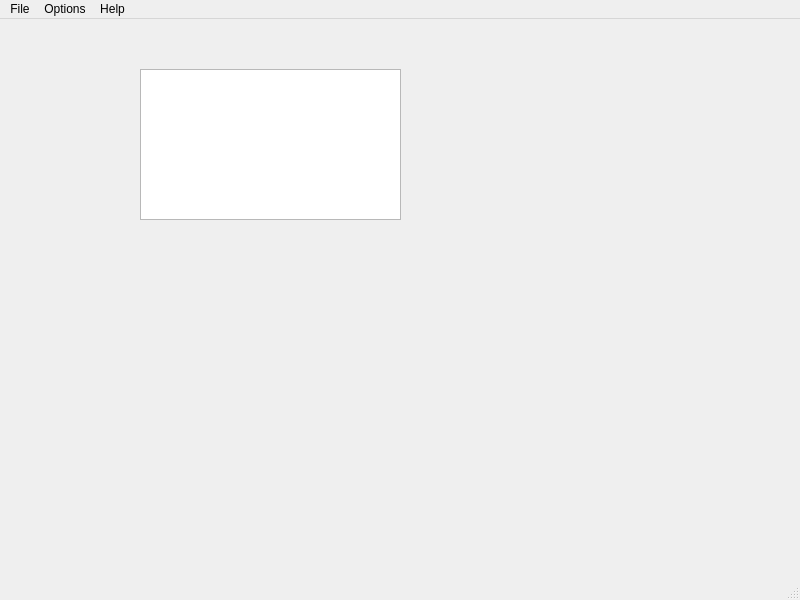
<?xml version="1.0" encoding="UTF-8"?>
<ui version="4.0">
 <class>MainWindow</class>
 <widget class="QMainWindow" name="MainWindow">
  <property name="geometry">
   <rect>
    <x>0</x>
    <y>0</y>
    <width>800</width>
    <height>600</height>
   </rect>
  </property>
  <property name="windowTitle">
   <string>MainWindow</string>
  </property>
  <widget class="QWidget" name="centralwidget">
   <widget class="QPlainTextEdit" name="plainTextEdit">
    <property name="geometry">
     <rect>
      <x>140</x>
      <y>50</y>
      <width>261</width>
      <height>151</height>
     </rect>
    </property>
   </widget>
  </widget>
  <widget class="QMenuBar" name="menubar">
   <property name="geometry">
    <rect>
     <x>0</x>
     <y>0</y>
     <width>800</width>
     <height>22</height>
    </rect>
   </property>
   <widget class="QMenu" name="menuFile">
    <property name="title">
     <string>File</string>
    </property>
    <addaction name="actionNew"/>
   </widget>
   <widget class="QMenu" name="menuOptions">
    <property name="title">
     <string>Options</string>
    </property>
   </widget>
   <widget class="QMenu" name="menuHelp">
    <property name="title">
     <string>Help</string>
    </property>
   </widget>
   <addaction name="menuFile"/>
   <addaction name="menuOptions"/>
   <addaction name="menuHelp"/>
  </widget>
  <widget class="QStatusBar" name="statusbar"/>
  <action name="actionNew">
   <property name="text">
    <string>New...</string>
   </property>
  </action>
 </widget>
 <resources/>
 <connections/>
</ui>
